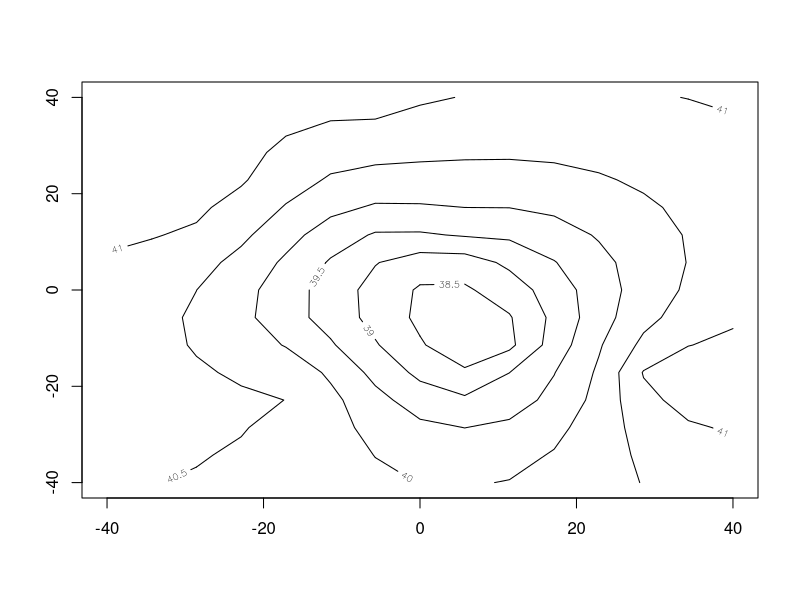

The R source for this figure:
library(fields)


### Name: predict.Krig
### Title: Evaluation of Krig spatial process estimate.
### Aliases: predict.Krig predict.Tps predictDerivative.Krig
###   predict.fastTps
### Keywords: spatial

### ** Examples

  Krig(ChicagoO3$x,ChicagoO3$y, theta=50) ->fit
  predict( fit) # gives predicted values at data points should agree with fitted.values
                #  in fit object 

# predict at the coordinate (-5,10)
  x0<- cbind( -5,10) # has to be a  1X2 matrix
  predict( fit,x= x0)

# redoing predictions at data locations:
   predict( fit, x=ChicagoO3$x)

# only the fixed part of the model
  predict( fit, just.fixed=TRUE) 

# evaluating estimate at a grid of points 
  grid<- make.surface.grid( list( seq( -40,40,,15), seq( -40,40,,15)))
  look<- predict(fit,grid) # evaluate on a grid of points

# some useful graphing functions for these gridded predicted values
  out.p<- as.surface( grid, look) # reformat into $x $y $z image-type object
  contour( out.p) 

# see also the functions predictSurface and surface 
# for functions that combine these steps 
   

# refit with 10 degrees of freedom in surface
  look<- predict(fit,grid, df=15)
# refit with random data 
  look<- predict( fit, grid, y= rnorm( 20))


# finding partial derivatives of the estimate
#
# find the partial derivatives at observation locations
# returned object is a two column matrix. 
# this does not make sense for the exponential covariance
# but can illustrate this with a thin plate spline with
# a high enough order ( i.e. need m=3 or greater)
# 
  data(ozone2)
# the 16th day of this ozone spatial dataset
  fit0<- Tps( ozone2$lon.lat, ozone2$y[16,], m=3)
  look1<- predictDerivative.Krig( fit0)
# for extra credit compare this to
  look2<- predictDerivative.Krig( fit0, x=ozone2$lon.lat)  
# (why are there more values in look2) 
